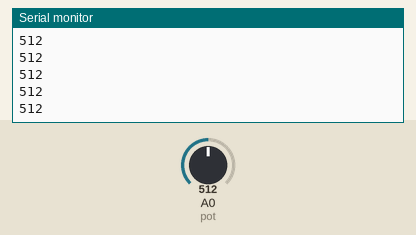
The sketch below on a simulated Arduino Uno, built with avr-gcc and run on an emulated ATmega328P. Parts: the last lines printed to the serial monitor. The test bench sets the inputs (shaded band); at power-on: A0 (pot) = 512.

Above: at 1.2 s.
1.3 s: A0 (pot) set to 716
At 1.31 s:
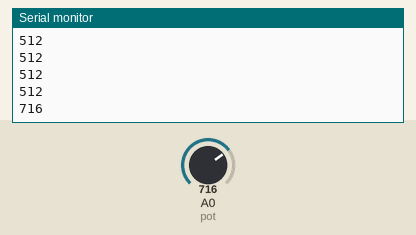
2.8 s: A0 (pot) set to 900
At 2.81 s:
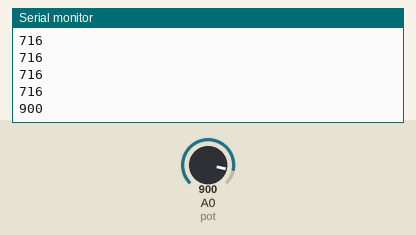
Timing chart, 0 to 5.8 s (numbered marks = the images above; inputs shaded):
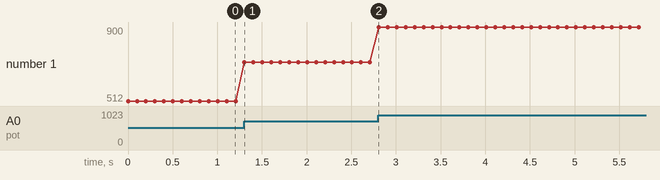

Measured:
- after the input at 1.3 s, the serial monitor: prints a new line at once (image 1)
- after the input at 2.8 s, the serial monitor: prints a new line at once (image 2)
- plotted number 1: 512 → 716 after the input at 1.3 s, 716 → 900 after the input at 2.8 s

The sketch:

pot_analog.ino
```cpp
#define pot A0
int deger=0;

void setup() {
  Serial.begin(9600);
}

void loop() {
 deger = analogRead(pot);
 Serial.println(deger);
 delay(100);
}
```
